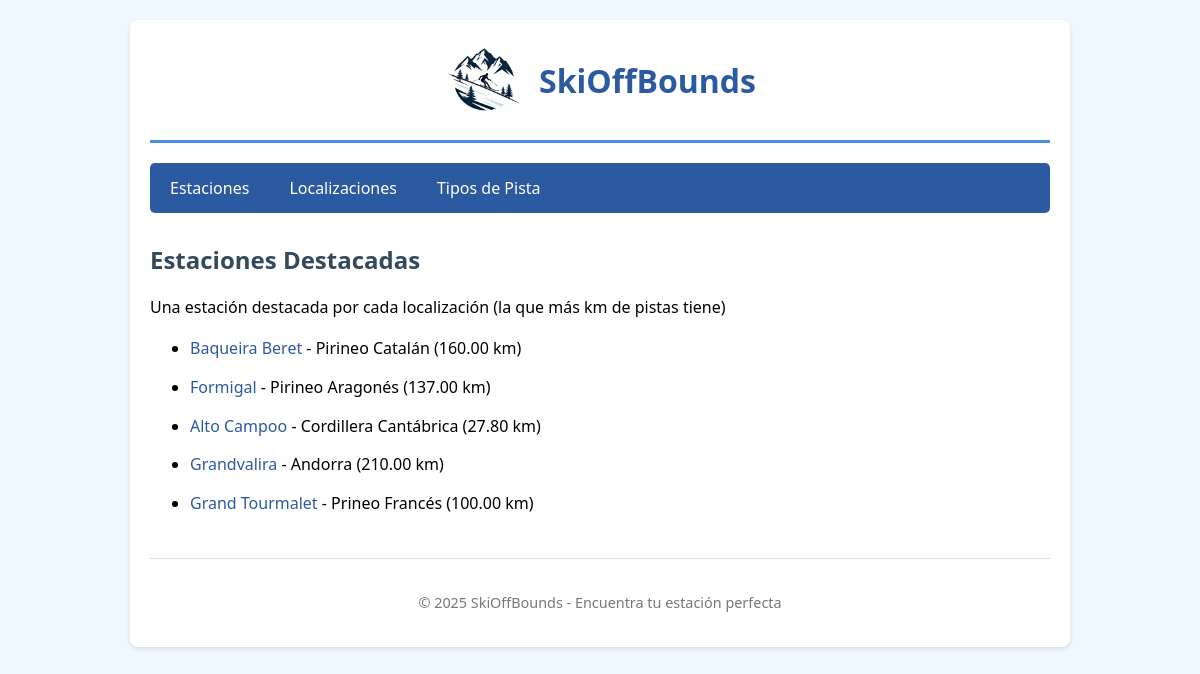
The app's page /app/ with its own data.
### app/models.py (models this page shows, shortened)
class Estacion(models.Model):
    localizacion = models.ForeignKey(
        Localizacion,
        on_delete=models.PROTECT,  # No permitir borrar localización si tiene estaciones
        related_name='estaciones',
        help_text="Región donde se encuentra la estación"
    )
    tipos_pista = models.ManyToManyField(
        TipoPista,
        through='PistaEstacion',  # Tabla intermedia para almacenar cantidad de pistas
        related_name='estaciones',
        help_text="Tipos de pistas disponibles"
    )
    nombre = models.CharField(
        max_length=100,
        unique=True,
        help_text="Ej: Baqueira Beret, Formigal"
    )
    descripcion = models.TextField(blank=True, null=True)
    latitud = models.DecimalField(
        max_digits=9,
        decimal_places=6,
        help_text="Latitud en formato decimal"
    )
    longitud = models.DecimalField(
        max_digits=9,
        decimal_places=6,
        help_text="Longitud en formato decimal"
    )
    km_pistas_totales = models.DecimalField(
        max_digits=6,
        decimal_places=2,
        validators=[MinValueValidator(0)],
        help_text="Kilómetros totales de pistas"
    )
    altitud_minima = models.IntegerField(
        validators=[MinValueValidator(0)],
        help_text="Altitud mínima en metros"
    )
    altitud_maxima = models.IntegerField(
        validators=[MinValueValidator(0)],
        help_text="Altitud máxima en metros"
    )
    numero_remontes = models.IntegerField(
        default=0,
        validators=[MinValueValidator(0)],
        help_text="Número total de remontes mecánicos"
    )
    telefono = models.CharField(max_length=20, blank=True, null=True)
    web = models.URLField(blank=True, null=True)
    imagen_portada = models.URLField(
        blank=True,
        null=True,
        help_text="URL de la imagen principal"
    )
    fecha_creacion = models.DateTimeField(auto_now_add=True)
    fecha_actualizacion = models.DateTimeField(auto_now=True)
    class Meta:
        verbose_name = "Estación"
        verbose_name_plural = "Estaciones"
        ordering = ['-km_pistas_totales']  # Ordenar por km de pista (mayor a menor)

class Localizacion(models.Model):
    nombre = models.CharField(
        max_length=100,
        help_text="Ej: Pirineo Catalán, Pirineo Aragonés, Cordillera Cantábrica"
    )
    descripcion = models.TextField(blank=True, null=True)
    latitud = models.DecimalField(
        max_digits=9,
        decimal_places=6,
        blank=True,
        null=True
    )
    longitud = models.DecimalField(
        max_digits=9,
        decimal_places=6,
        blank=True,
        null=True
    )
    class Meta:
        verbose_name_plural = "Localizaciones"

### app/views.py (the view)
# urls.py: path('', views.index_estaciones, name='index'),
def index_estaciones(request):
    localizaciones = Localizacion.objects.all()
    estaciones_destacadas = []
    for loc in localizaciones:
        estacion = loc.estaciones.order_by('-km_pistas_totales').first()
        if estacion:
            estaciones_destacadas.append(estacion)
    context = {'lista_estaciones': estaciones_destacadas}
    return render(request, 'index.html', context)

### app/templates/index.html (shortened to what this page needs)
{% extends "base.html" %}
{% block contenido %}
<h2>Estaciones Destacadas</h2>
<p>Una estación destacada por cada localización (la que más km de pistas tiene)</p>
{% if lista_estaciones %}
    <ul>
    {% for e in lista_estaciones %}
        <li>
            <a href="{% url 'skioffbounds:estacion_detalle' e.id %}">
                {{ e.nombre }}
            </a>
            - {{ e.localizacion.nombre }} ({{ e.km_pistas_totales }} km)
        </li>
    {% endfor %}
    </ul>
{% else %}
    <p>No hay estaciones creadas.</p>
{% endif %}
{% endblock %}

### app/static/css/style.css (style rules this page uses)
body { font-family: 'Segoe UI', Tahoma, Geneva, Verdana, sans-serif; margin: 0; padding: 0; background-color: #f0f8ff; }
h2 { color: #34495e; margin-top: 20px; }
#content > ul li { margin: 10px 0; line-height: 1.8; }
a { color: #2c5aa0; text-decoration: none; transition: color 0.3s; }

### records on screen
Estacion: nombre "Baqueira Beret", localizacion.nombre "Pirineo Catalán", km_pistas_totales "160.00"
Estacion: nombre "Formigal", localizacion.nombre "Pirineo Aragonés", km_pistas_totales "137.00"
Estacion: nombre "Alto Campoo", localizacion.nombre "Cordillera Cantábrica", km_pistas_totales "27.80"
Estacion: nombre "Grandvalira", localizacion.nombre "Andorra", km_pistas_totales "210.00"
Estacion: nombre "Grand Tourmalet", localizacion.nombre "Prineo Francés", km_pistas_totales "100.00"
